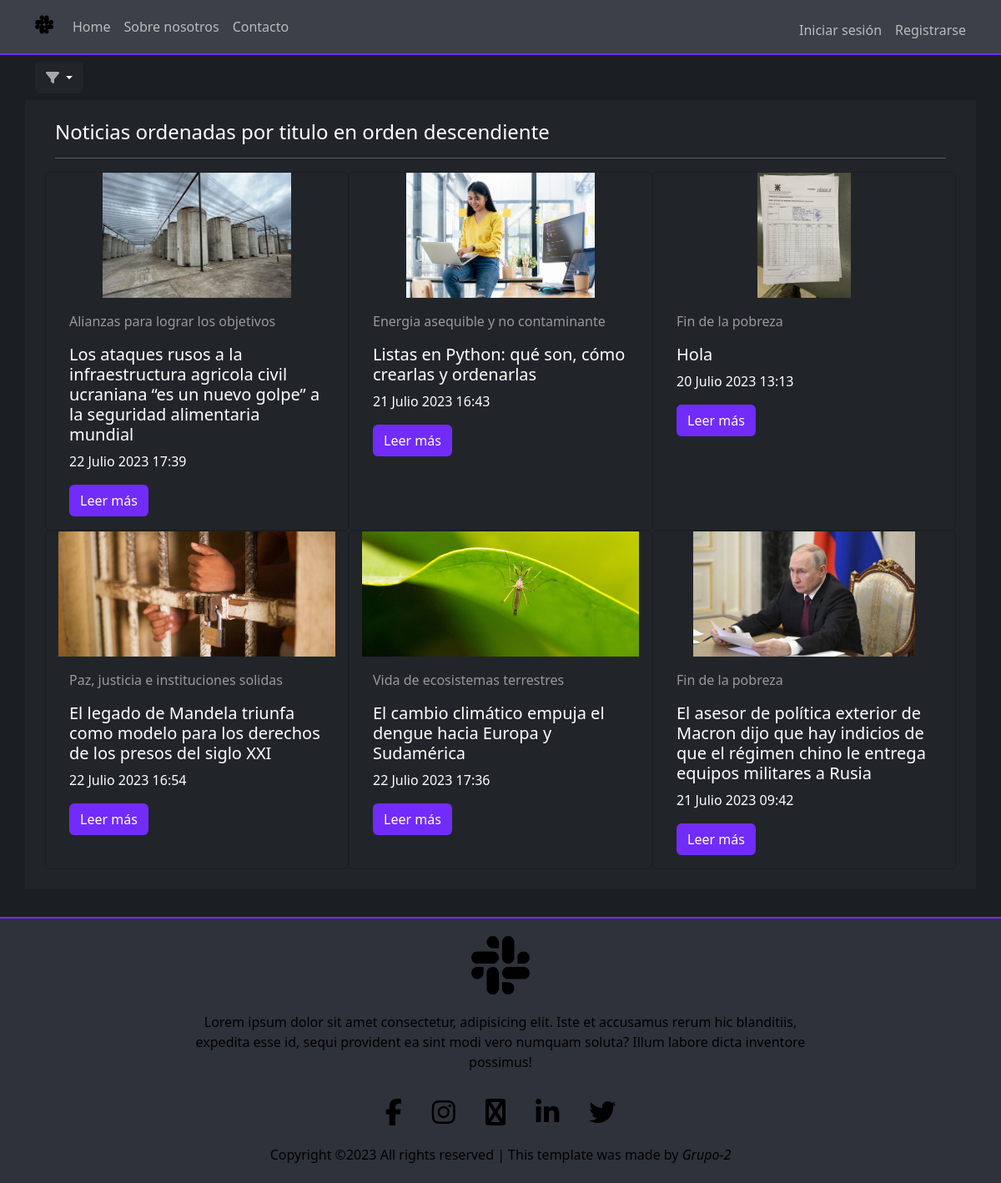
The app's page /ord-tit-desc/ with its own data.
### apps/noticias/models.py (models this page shows, shortened)
class Noticia(models.Model):
	creado = models.DateTimeField(
		'creado',
		auto_now_add=True
	)
	modificado = models.DateTimeField(
		'modificado',
		auto_now=True
	)
	titulo = models.CharField(max_length = 250)
	descripcion = models.CharField(max_length= 400)
	contenido = models.TextField()
	autor = models.ForeignKey(User, on_delete = models.CASCADE)
	imagen = models.ImageField(upload_to = 'noticias')
	categoria = models.ForeignKey(Categoria, on_delete = models.CASCADE)

class Categoria(models.Model):
	nombre = models.CharField(max_length=80)
	imagen_cat = models.ImageField(upload_to = 'categorias', default='https://www.un.org/sustainabledevelopment/wp-content/uploads/sites/3/2017/12/04-11-2017-IFAD-35822.jpg')
	def __str__(self):
		return self.nombre

### ProyectoFinal/views.py (the view)
# urls.py: path('ord-tit-desc/', views.OrdTitDesc, name="ord-tit-desc"),
def OrdTitDesc(request):
	ctx = {}
	lista_noticias = Noticia.objects.order_by('-titulo')
	ctx['object_list'] = lista_noticias[0:6]
	return render(request, 'ord-tit-desc.html', ctx)

### templates/ord-tit-desc.html (shortened to what this page needs)
{% extends 'base.html' %}
{% load static %}
{% block contenido %}
<div class="section container ">
	<div class="dropdown my-2">
		<button class="btn btn-dark dropdown-toggle" type="button" data-bs-toggle="dropdown" aria-expanded="false">
			<i class="fa fa-solid fa-filter"></i>
		</button>
	</div>
	<div class="row text-bg-dark p-4">
		<div class="col-12">
			<h4>Noticias ordenadas por titulo en orden descendiente</h4>
			<hr>
		</div>
			{% for n in object_list %}
			<div class="card text-bg-dark col-sm-12 col-md-6 col-lg-4">
				<img src="{{n.imagen.url}}" class="card-img-top" alt="..." style="height: 150px; object-fit: contain;">
				<div class="card-body">
					<p style="color: #999;">{{n.categoria}}</p>
					<h5 class="card-title">{{n.titulo}}</h5>
					<p>{{n.creado}}</p>
					<a href="{% url 'noticias:detalle_noticia' n.pk %}" class="btn btn-go">Leer más</a>
				</div>
			</div>
			{% endfor %}
	</div>
</div>
<hr>
{% endblock contenido %}

### static/css/base.css (style rules this page uses)
body { background-color: #1b1f22; }
.fa-filter, .fa-caret-down { color:#ffffff9a }
.btn-go { background-color: #712cf9; color: #fff; }

### records on screen
Noticia: imagen (picture), categoria "Alianzas para lograr los objetivos", titulo "Los ataques rusos a la infraestructura agricola civil ucraniana “es un nuevo golpe” a la seguridad alimentaria mundial", creado "22 Julio 2023 17:39"
Noticia: imagen (picture), categoria "Energia asequible y no contaminante", titulo "Listas en Python: qué son, cómo crearlas y ordenarlas", creado "21 Julio 2023 16:43"
Noticia: imagen (picture), categoria "Fin de la pobreza", titulo "Hola", creado "20 Julio 2023 13:13"
Noticia: imagen (picture), categoria "Paz, justicia e instituciones solidas", titulo "El legado de Mandela triunfa como modelo para los derechos de los presos del siglo XXI", creado "22 Julio 2023 16:54"
Noticia: imagen (picture), categoria "Vida de ecosistemas terrestres", titulo "El cambio climático empuja el dengue hacia Europa y Sudamérica", creado "22 Julio 2023 17:36"
Noticia: imagen (picture), categoria "Fin de la pobreza", titulo "El asesor de política exterior de Macron dijo que hay indicios de que el régimen chino le entrega equipos militares a Rusia", creado "21 Julio 2023 09:42"
